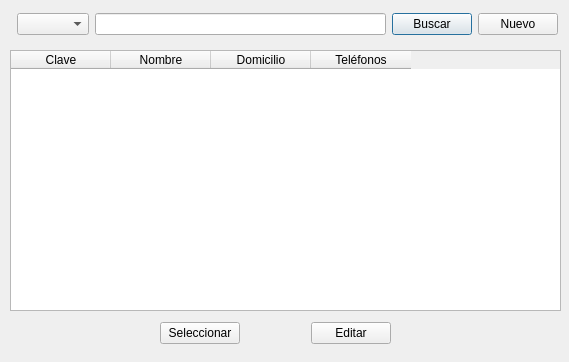
<?xml version="1.0" encoding="UTF-8"?>
<ui version="4.0">
 <class>Dialog</class>
 <widget class="QDialog" name="Dialog">
  <property name="geometry">
   <rect>
    <x>0</x>
    <y>0</y>
    <width>569</width>
    <height>362</height>
   </rect>
  </property>
  <property name="cursor">
   <cursorShape>ArrowCursor</cursorShape>
  </property>
  <property name="windowTitle">
   <string>Busqueda Clientes</string>
  </property>
  <property name="windowIcon">
   <iconset>
    <normaloff>assets/image016.png</normaloff>assets/image016.png</iconset>
  </property>
  <widget class="QWidget" name="layoutWidget">
   <property name="geometry">
    <rect>
     <x>17</x>
     <y>11</y>
     <width>541</width>
     <height>26</height>
    </rect>
   </property>
   <layout class="QHBoxLayout" name="horizontalLayout">
    <item>
     <widget class="QComboBox" name="combobox_campos">
      <property name="editable">
       <bool>false</bool>
      </property>
     </widget>
    </item>
    <item>
     <widget class="QLineEdit" name="texto_buscar"/>
    </item>
    <item>
     <widget class="QPushButton" name="boton_buscar">
      <property name="text">
       <string>Buscar</string>
      </property>
     </widget>
    </item>
    <item>
     <widget class="QPushButton" name="pushButton_2">
      <property name="text">
       <string>Nuevo</string>
      </property>
     </widget>
    </item>
   </layout>
  </widget>
  <widget class="QTableWidget" name="tabla_clientes">
   <property name="geometry">
    <rect>
     <x>10</x>
     <y>50</y>
     <width>551</width>
     <height>261</height>
    </rect>
   </property>
   <property name="editTriggers">
    <set>QAbstractItemView::NoEditTriggers</set>
   </property>
   <property name="selectionBehavior">
    <enum>QAbstractItemView::SelectRows</enum>
   </property>
   <column>
    <property name="text">
     <string>Clave</string>
    </property>
   </column>
   <column>
    <property name="text">
     <string>Nombre</string>
    </property>
   </column>
   <column>
    <property name="text">
     <string>Domicilio</string>
    </property>
   </column>
   <column>
    <property name="text">
     <string>Teléfonos</string>
    </property>
   </column>
  </widget>
  <widget class="QWidget" name="layoutWidget">
   <property name="geometry">
    <rect>
     <x>160</x>
     <y>320</y>
     <width>231</width>
     <height>26</height>
    </rect>
   </property>
   <layout class="QHBoxLayout" name="horizontalLayout_2">
    <item>
     <widget class="QPushButton" name="boton_seleccionar">
      <property name="text">
       <string>Seleccionar</string>
      </property>
     </widget>
    </item>
    <item>
     <spacer name="horizontalSpacer">
      <property name="orientation">
       <enum>Qt::Horizontal</enum>
      </property>
      <property name="sizeHint" stdset="0">
       <size>
        <width>88</width>
        <height>20</height>
       </size>
      </property>
     </spacer>
    </item>
    <item>
     <widget class="QPushButton" name="boton_editar">
      <property name="text">
       <string>Editar</string>
      </property>
     </widget>
    </item>
   </layout>
  </widget>
 </widget>
 <tabstops>
  <tabstop>combobox_campos</tabstop>
  <tabstop>texto_buscar</tabstop>
  <tabstop>boton_buscar</tabstop>
  <tabstop>pushButton_2</tabstop>
  <tabstop>tabla_clientes</tabstop>
  <tabstop>boton_seleccionar</tabstop>
  <tabstop>boton_editar</tabstop>
 </tabstops>
 <resources/>
 <connections/>
</ui>
